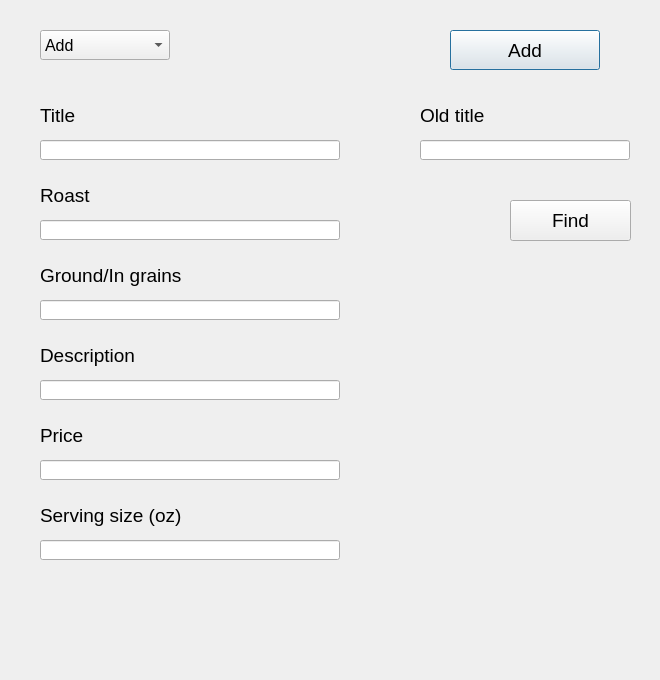
<?xml version="1.0" encoding="UTF-8"?>
<ui version="4.0">
 <class>Dialog</class>
 <widget class="QDialog" name="Dialog">
  <property name="geometry">
   <rect>
    <x>0</x>
    <y>0</y>
    <width>660</width>
    <height>680</height>
   </rect>
  </property>
  <property name="windowTitle">
   <string>Dialog</string>
  </property>
  <widget class="QLineEdit" name="lineEdit_edit">
   <property name="enabled">
    <bool>true</bool>
   </property>
   <property name="geometry">
    <rect>
     <x>420</x>
     <y>140</y>
     <width>210</width>
     <height>20</height>
    </rect>
   </property>
  </widget>
  <widget class="QLabel" name="label_edit">
   <property name="enabled">
    <bool>true</bool>
   </property>
   <property name="geometry">
    <rect>
     <x>420</x>
     <y>100</y>
     <width>210</width>
     <height>30</height>
    </rect>
   </property>
   <property name="font">
    <font>
     <pointsize>14</pointsize>
    </font>
   </property>
   <property name="text">
    <string>Old title</string>
   </property>
  </widget>
  <widget class="QComboBox" name="comboBox">
   <property name="geometry">
    <rect>
     <x>40</x>
     <y>30</y>
     <width>130</width>
     <height>30</height>
    </rect>
   </property>
   <property name="font">
    <font>
     <pointsize>12</pointsize>
    </font>
   </property>
   <item>
    <property name="text">
     <string>Add</string>
    </property>
   </item>
   <item>
    <property name="text">
     <string>Edit</string>
    </property>
   </item>
  </widget>
  <widget class="QLineEdit" name="lineEdit_6">
   <property name="geometry">
    <rect>
     <x>40</x>
     <y>540</y>
     <width>300</width>
     <height>20</height>
    </rect>
   </property>
   <property name="font">
    <font>
     <pointsize>10</pointsize>
    </font>
   </property>
  </widget>
  <widget class="QLineEdit" name="lineEdit_3">
   <property name="geometry">
    <rect>
     <x>40</x>
     <y>300</y>
     <width>300</width>
     <height>20</height>
    </rect>
   </property>
   <property name="font">
    <font>
     <pointsize>10</pointsize>
    </font>
   </property>
  </widget>
  <widget class="QLineEdit" name="lineEdit_4">
   <property name="geometry">
    <rect>
     <x>40</x>
     <y>380</y>
     <width>300</width>
     <height>20</height>
    </rect>
   </property>
   <property name="font">
    <font>
     <pointsize>10</pointsize>
    </font>
   </property>
  </widget>
  <widget class="QLabel" name="label_5">
   <property name="geometry">
    <rect>
     <x>40</x>
     <y>420</y>
     <width>300</width>
     <height>30</height>
    </rect>
   </property>
   <property name="font">
    <font>
     <pointsize>14</pointsize>
    </font>
   </property>
   <property name="text">
    <string>Price</string>
   </property>
  </widget>
  <widget class="QLabel" name="label">
   <property name="geometry">
    <rect>
     <x>40</x>
     <y>100</y>
     <width>300</width>
     <height>30</height>
    </rect>
   </property>
   <property name="font">
    <font>
     <pointsize>14</pointsize>
    </font>
   </property>
   <property name="text">
    <string>Title</string>
   </property>
  </widget>
  <widget class="QLineEdit" name="lineEdit_1">
   <property name="geometry">
    <rect>
     <x>40</x>
     <y>140</y>
     <width>300</width>
     <height>20</height>
    </rect>
   </property>
   <property name="font">
    <font>
     <pointsize>10</pointsize>
    </font>
   </property>
  </widget>
  <widget class="QLabel" name="label_6">
   <property name="geometry">
    <rect>
     <x>40</x>
     <y>500</y>
     <width>300</width>
     <height>30</height>
    </rect>
   </property>
   <property name="font">
    <font>
     <pointsize>14</pointsize>
    </font>
   </property>
   <property name="text">
    <string>Serving size (oz)</string>
   </property>
  </widget>
  <widget class="QLabel" name="label_3">
   <property name="geometry">
    <rect>
     <x>40</x>
     <y>260</y>
     <width>300</width>
     <height>30</height>
    </rect>
   </property>
   <property name="font">
    <font>
     <pointsize>14</pointsize>
    </font>
   </property>
   <property name="text">
    <string>Ground/In grains</string>
   </property>
  </widget>
  <widget class="QLabel" name="label_4">
   <property name="geometry">
    <rect>
     <x>40</x>
     <y>340</y>
     <width>300</width>
     <height>30</height>
    </rect>
   </property>
   <property name="font">
    <font>
     <pointsize>14</pointsize>
    </font>
   </property>
   <property name="text">
    <string>Description</string>
   </property>
  </widget>
  <widget class="QLabel" name="label_2">
   <property name="geometry">
    <rect>
     <x>40</x>
     <y>180</y>
     <width>300</width>
     <height>30</height>
    </rect>
   </property>
   <property name="font">
    <font>
     <pointsize>14</pointsize>
    </font>
   </property>
   <property name="text">
    <string>Roast</string>
   </property>
  </widget>
  <widget class="QLineEdit" name="lineEdit_5">
   <property name="geometry">
    <rect>
     <x>40</x>
     <y>460</y>
     <width>300</width>
     <height>20</height>
    </rect>
   </property>
   <property name="font">
    <font>
     <pointsize>10</pointsize>
    </font>
   </property>
  </widget>
  <widget class="QLineEdit" name="lineEdit_2">
   <property name="geometry">
    <rect>
     <x>40</x>
     <y>220</y>
     <width>300</width>
     <height>20</height>
    </rect>
   </property>
   <property name="font">
    <font>
     <pointsize>10</pointsize>
    </font>
   </property>
  </widget>
  <widget class="QPushButton" name="btn">
   <property name="geometry">
    <rect>
     <x>450</x>
     <y>30</y>
     <width>150</width>
     <height>40</height>
    </rect>
   </property>
   <property name="font">
    <font>
     <pointsize>14</pointsize>
    </font>
   </property>
   <property name="text">
    <string>Add</string>
   </property>
  </widget>
  <widget class="QPushButton" name="btn_2">
   <property name="geometry">
    <rect>
     <x>510</x>
     <y>200</y>
     <width>121</width>
     <height>41</height>
    </rect>
   </property>
   <property name="font">
    <font>
     <pointsize>14</pointsize>
    </font>
   </property>
   <property name="text">
    <string>Find</string>
   </property>
  </widget>
 </widget>
 <resources/>
 <connections/>
</ui>
